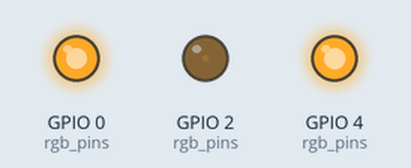
A program run on a simulated ESP32. On the bench: output pins drawn as LEDs (lit = HIGH).

Above: at 0.05 s.
At 0.6 s:
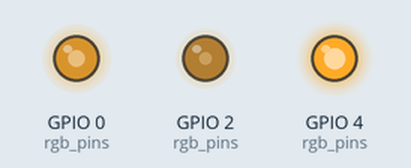
At 1.2 s:
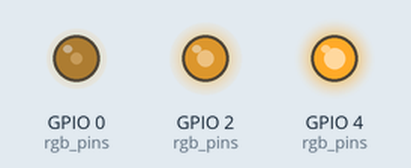
At 2.4 s:
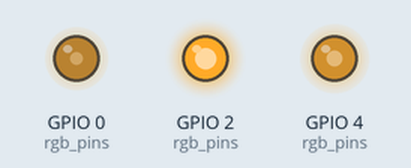
At 3.6 s:
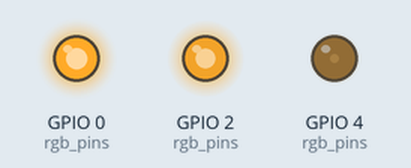
At 4.8 s:
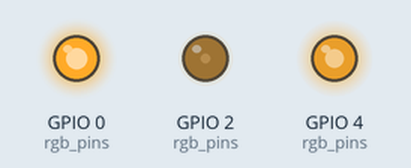
Timing chart, 0 to 6.7 s (numbered marks = the images above):
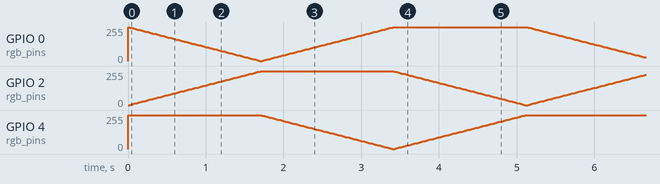

The program:

main.cpp
```cpp
#include <Arduino.h>

#define FRQ 1000
#define PWM_BIT 8 //Necessário que seja 8, pois cada cor do rgb (red green ou blue) tem intensidade de 0 a 255 e (o sistema possui 2^8 * 2^8 * 2^8 cores possíveis)

const byte rgb_pins [] = {2, 0, 4}; //pinos das entradas red green e blue respectivamentte
const byte chns [] = {0, 1, 2}; //canais de PWM

void setColor(long rgb);
long wheel(int pos);

/*
  Anexa canais aos pinos rgb
  Como cada canal terá uma diferente dutty em cada momentto, é necessário um canal para cada pino
*/
void setup() {
  for(int i=0; i<3; i++){
    ledcAttachChannel(rgb_pins[i], FRQ, PWM_BIT, chns[i]);     //configura os canais dos pinos rgb//
  }
}

void loop() {
  for(int i=0; i<256; i++){
    setColor(wheel(i));
    delay(20);
  }
}

void setColor(long rgb){
  ledcWrite(rgb_pins[0], 255 - (rgb >> 16) & 0xff);
  ledcWrite(rgb_pins[1], 255 - (rgb >> 8) & 0xff);
  ledcWrite(rgb_pins[2], 255 - (rgb >> 0) & 0xff);
}

long wheel(int pos) { //Retorna valor hexadecimal da cor xAABBCC AA-red, BB-green CC-blue
  long WheelPos = pos % 0xff;
  if (WheelPos < 85) {
    return ((255 - WheelPos * 3) << 16) | ((WheelPos * 3) << 8);
  } else if (WheelPos < 170) {
    WheelPos -= 85;
    return (((255 - WheelPos * 3) << 8) | (WheelPos * 3));
  } else {
    WheelPos -= 170;
    return ((WheelPos * 3) << 16 | (255 - WheelPos * 3));
  }
}
```
